Frame 1 (no input): blank canvas, image omitted
Frame 60 (no input): blank canvas, image omitted
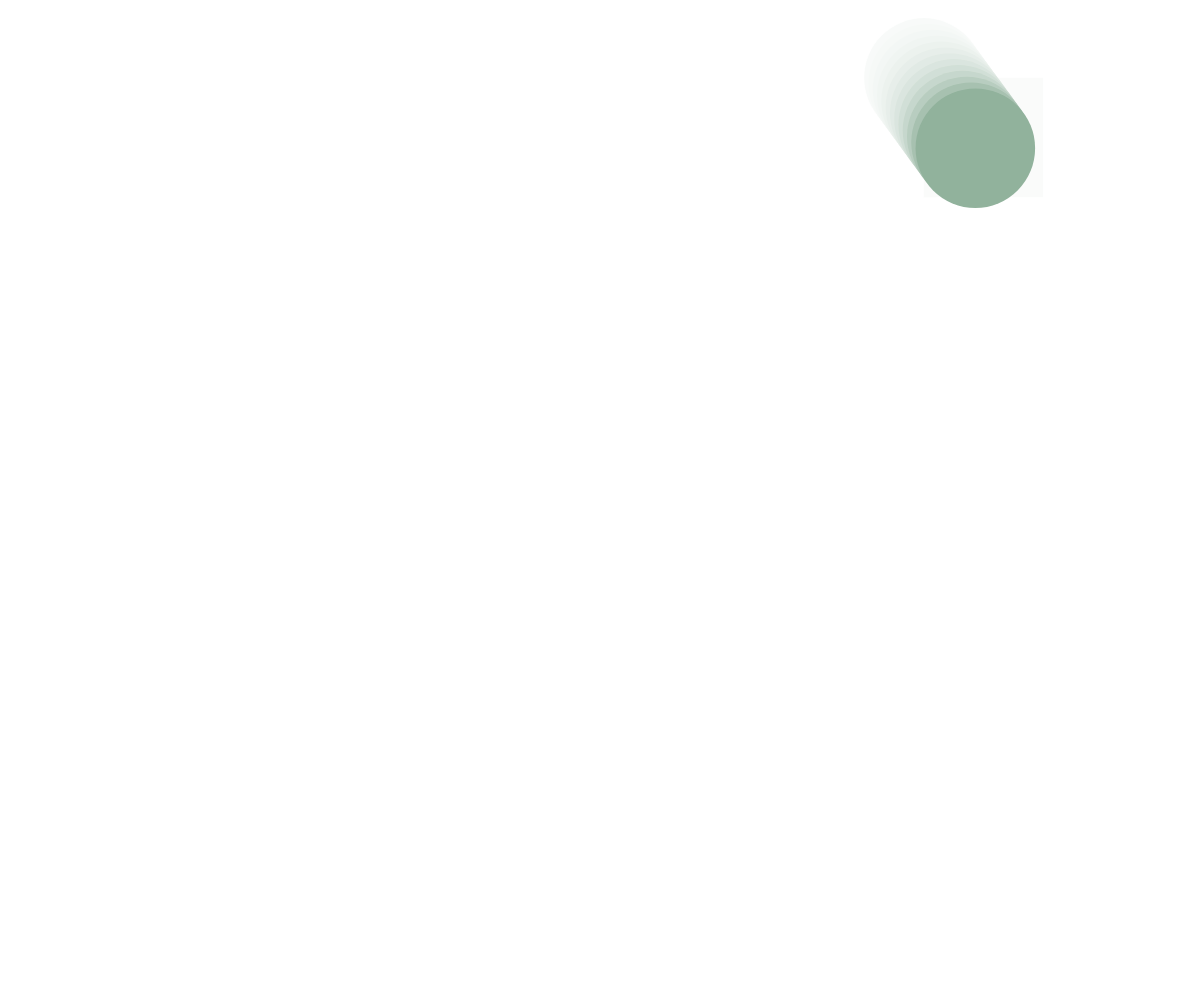
Frame 120 (the mouse pressed at the canvas centre since frame 60)

The p5.js sketch whose frames 1 and 60 were blank and that drew this single picture after the mouse press (run headless with seeded random() and noise() and a simulated clock; from frame 60 on, the mouse is pressed at the canvas centre):

// p5.js sketch
// ── sketch.js
function setup() {
  createCanvas(windowWidth, windowHeight);
  //creates random x and y direction vector
  ball_direction = createVector(random(-10, 10), random(-10, 10));
  //creates sizes of the ball
  size = random(50, 200);
  //creating position vector of the shape
  ball_position = createVector(random(size, width - size), random(size, height - size));
  noStroke();
}

function draw() {
  //creating the shape and updating postition of the shape
  background(255, 50);
  ellipse(ball_position.x, ball_position.y, size);
  shape = random(0,2)
  ball_position.add(ball_direction);
  //if statement if the with is touched
  //changes direction, size, and color
  if (ball_position.x >= width - size / 2 || ball_position.x <= size / 2) {
    ball_direction.x *= -1;
    size = random(50, 200);
    fill(random(0,255), random(0,255), random(0,255))
    if (shape == 1){
      ellipse(ball_position.x, ball_position.y, size);
    }
    else{
      rect(ball_position.x, ball_position.y, size, size);
    }
  }
  //if statement if the height is touched
  //changes direction, size, and color
  if (ball_position.y >= height - size / 2 || ball_position.y <= size / 2) {
    ball_direction.y *= -1;
    size = random(50, 200);
    fill(random(0,255), random(0,255), random(0,255))
    if (shape == 1){
      ellipse(ball_position.x, ball_position.y, size);
    }
    else{
      rect(ball_position.x, ball_position.y, size, size);
    }
  }
}
